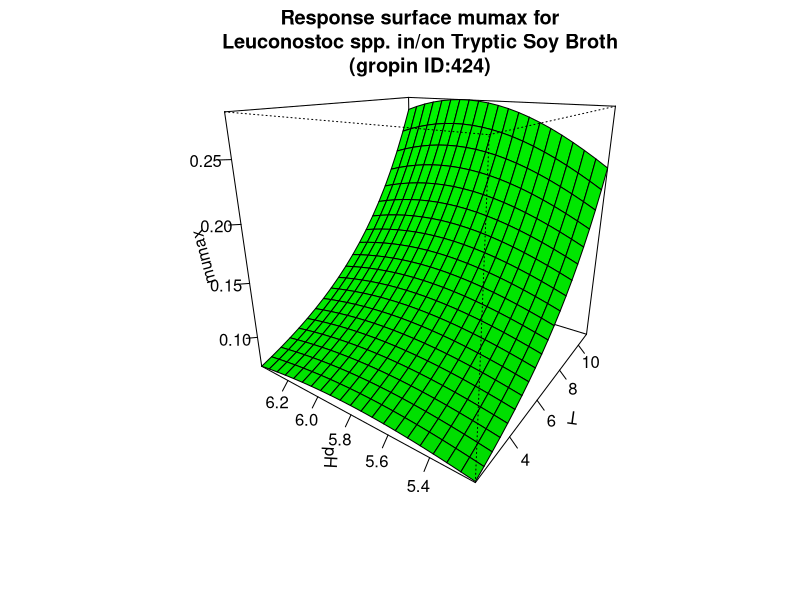

The R source for this figure:
#############################
# start of Parameter script
#############################
T <- seq(2.002,10.989010989011,length.out=21)
pH <- seq(5.2052,6.39360639360639,length.out=21)
#############################
# end of Parameter script
#############################
############################# 
# start of Model script Gropin ID 424 
#############################
 
# constant coefficients for this model
 
variables <- data.frame(T,pH)
argumentsPar <- expand.grid(variables)
 
# heart of the model
response_surface <- function(T,pH) {
   mumax <-exp(-12.65+0.004234*(T^2)-0.3024*(pH^2)+0.01535*T*pH-0.004356*T+3.467*pH)

return(mumax=mumax)
} 

# output parameters
responseSurface <- cbind(argumentsPar,response_surface(argumentsPar['T'],argumentsPar['pH']))
colnames(responseSurface) <- c(colnames(argumentsPar),'mumax')
#############################
# End of Model script
#############################
############################# 
# start of Visualisation script Gropin ID 424 
#############################
persp(T,pH,matrix(unlist(responseSurface$'mumax'),nrow=21),col = 'green',xlab='T',ylab='pH',zlab='mumax',main='Response surface mumax for
Leuconostoc spp. in/on Tryptic Soy Broth
(gropin ID:424)',theta=305,phi=20,shade=0.25,ticktype = 'detailed')
#############################
# End of Visualisation script
#############################
